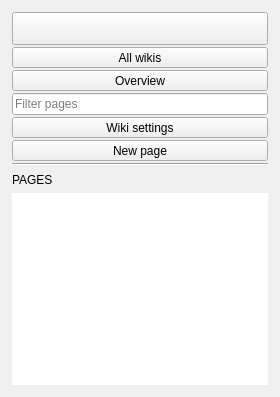
        <widget class="QWidget" name="sidebarSpacePage">
         <layout class="QVBoxLayout" name="sidebarSpaceLayout">
          <property name="spacing">
           <number>2</number>
          </property>
          <property name="leftMargin">
           <number>12</number>
          </property>
          <property name="topMargin">
           <number>12</number>
          </property>
          <property name="rightMargin">
           <number>12</number>
          </property>
          <property name="bottomMargin">
           <number>12</number>
          </property>
          <item>
           <widget class="QToolButton" name="spaceSwitchButton">
            <property name="sizePolicy">
             <sizepolicy hsizetype="Expanding" vsizetype="Fixed">
              <horstretch>0</horstretch>
              <verstretch>0</verstretch>
             </sizepolicy>
            </property>
            <property name="toolTip">
             <string>Switch wiki</string>
            </property>
            <property name="iconSize">
             <size>
              <width>26</width>
              <height>26</height>
             </size>
            </property>
            <property name="popupMode">
             <enum>QToolButton::InstantPopup</enum>
            </property>
            <property name="toolButtonStyle">
             <enum>Qt::ToolButtonTextBesideIcon</enum>
            </property>
           </widget>
          </item>
          <item>
           <widget class="QToolButton" name="backButton">
            <property name="sizePolicy">
             <sizepolicy hsizetype="Expanding" vsizetype="Fixed">
              <horstretch>0</horstretch>
              <verstretch>0</verstretch>
             </sizepolicy>
            </property>
            <property name="text">
             <string>All wikis</string>
            </property>
            <property name="icon">
             <iconset resource="RsWiki_images.qrc">
              <normaloff>:/rswiki/images/back.svg</normaloff>:/rswiki/images/back.svg</iconset>
            </property>
            <property name="toolButtonStyle">
             <enum>Qt::ToolButtonTextBesideIcon</enum>
            </property>
            <property name="nav" stdset="0">
             <bool>true</bool>
            </property>
           </widget>
          </item>
          <item>
           <widget class="QToolButton" name="overviewButton">
            <property name="sizePolicy">
             <sizepolicy hsizetype="Expanding" vsizetype="Fixed">
              <horstretch>0</horstretch>
              <verstretch>0</verstretch>
             </sizepolicy>
            </property>
            <property name="text">
             <string>Overview</string>
            </property>
            <property name="icon">
             <iconset resource="RsWiki_images.qrc">
              <normaloff>:/rswiki/images/home.svg</normaloff>:/rswiki/images/home.svg</iconset>
            </property>
            <property name="checkable">
             <bool>true</bool>
            </property>
            <property name="toolButtonStyle">
             <enum>Qt::ToolButtonTextBesideIcon</enum>
            </property>
            <property name="nav" stdset="0">
             <bool>true</bool>
            </property>
           </widget>
          </item>
          <item>
           <widget class="QLineEdit" name="pageFilterEdit">
            <property name="placeholderText">
             <string>Filter pages</string>
            </property>
            <property name="clearButtonEnabled">
             <bool>true</bool>
            </property>
           </widget>
          </item>
          <item>
           <widget class="QToolButton" name="spaceSettingsButton">
            <property name="sizePolicy">
             <sizepolicy hsizetype="Expanding" vsizetype="Fixed">
              <horstretch>0</horstretch>
              <verstretch>0</verstretch>
             </sizepolicy>
            </property>
            <property name="text">
             <string>Wiki settings</string>
            </property>
            <property name="icon">
             <iconset resource="RsWiki_images.qrc">
              <normaloff>:/rswiki/images/settings.svg</normaloff>:/rswiki/images/settings.svg</iconset>
            </property>
            <property name="toolButtonStyle">
             <enum>Qt::ToolButtonTextBesideIcon</enum>
            </property>
            <property name="nav" stdset="0">
             <bool>true</bool>
            </property>
           </widget>
          </item>
          <item>
           <widget class="QToolButton" name="newPageButton">
            <property name="sizePolicy">
             <sizepolicy hsizetype="Expanding" vsizetype="Fixed">
              <horstretch>0</horstretch>
              <verstretch>0</verstretch>
             </sizepolicy>
            </property>
            <property name="text">
             <string>New page</string>
            </property>
            <property name="icon">
             <iconset resource="RsWiki_images.qrc">
              <normaloff>:/rswiki/images/plus.svg</normaloff>:/rswiki/images/plus.svg</iconset>
            </property>
            <property name="toolButtonStyle">
             <enum>Qt::ToolButtonTextBesideIcon</enum>
            </property>
            <property name="nav" stdset="0">
             <bool>true</bool>
            </property>
           </widget>
          </item>
          <item>
           <widget class="Line" name="sidebarSpaceLine">
            <property name="orientation">
             <enum>Qt::Horizontal</enum>
            </property>
           </widget>
          </item>
          <item>
           <layout class="QHBoxLayout" name="pagesHeaderLayout">
            <item>
             <widget class="QLabel" name="pagesHeaderLabel">
              <property name="text">
               <string>PAGES</string>
              </property>
              <property name="sectionHeader" stdset="0">
               <bool>true</bool>
              </property>
             </widget>
            </item>
            <item>
             <spacer name="pagesHeaderSpacer">
              <property name="orientation">
               <enum>Qt::Horizontal</enum>
              </property>
              <property name="sizeHint" stdset="0">
               <size>
                <width>10</width>
                <height>10</height>
               </size>
              </property>
             </spacer>
            </item>
            <item>
             <widget class="QToolButton" name="addPageButton">
              <property name="toolTip">
               <string>Add page</string>
              </property>
              <property name="icon">
               <iconset resource="RsWiki_images.qrc">
                <normaloff>:/rswiki/images/plus.svg</normaloff>:/rswiki/images/plus.svg</iconset>
              </property>
              <property name="autoRaise">
               <bool>true</bool>
              </property>
             </widget>
            </item>
           </layout>
          </item>
          <item>
           <widget class="QTreeWidget" name="pageTree">
            <property name="contextMenuPolicy">
             <enum>Qt::CustomContextMenu</enum>
            </property>
            <property name="frameShape">
             <enum>QFrame::NoFrame</enum>
            </property>
            <property name="horizontalScrollBarPolicy">
             <enum>Qt::ScrollBarAlwaysOff</enum>
            </property>
            <property name="indentation">
             <number>14</number>
            </property>
            <property name="uniformRowHeights">
             <bool>true</bool>
            </property>
            <property name="headerHidden">
             <bool>true</bool>
            </property>
            <column>
             <property name="text">
              <string>Page</string>
             </property>
            </column>
           </widget>
          </item>
         </layout>
        </widget>
